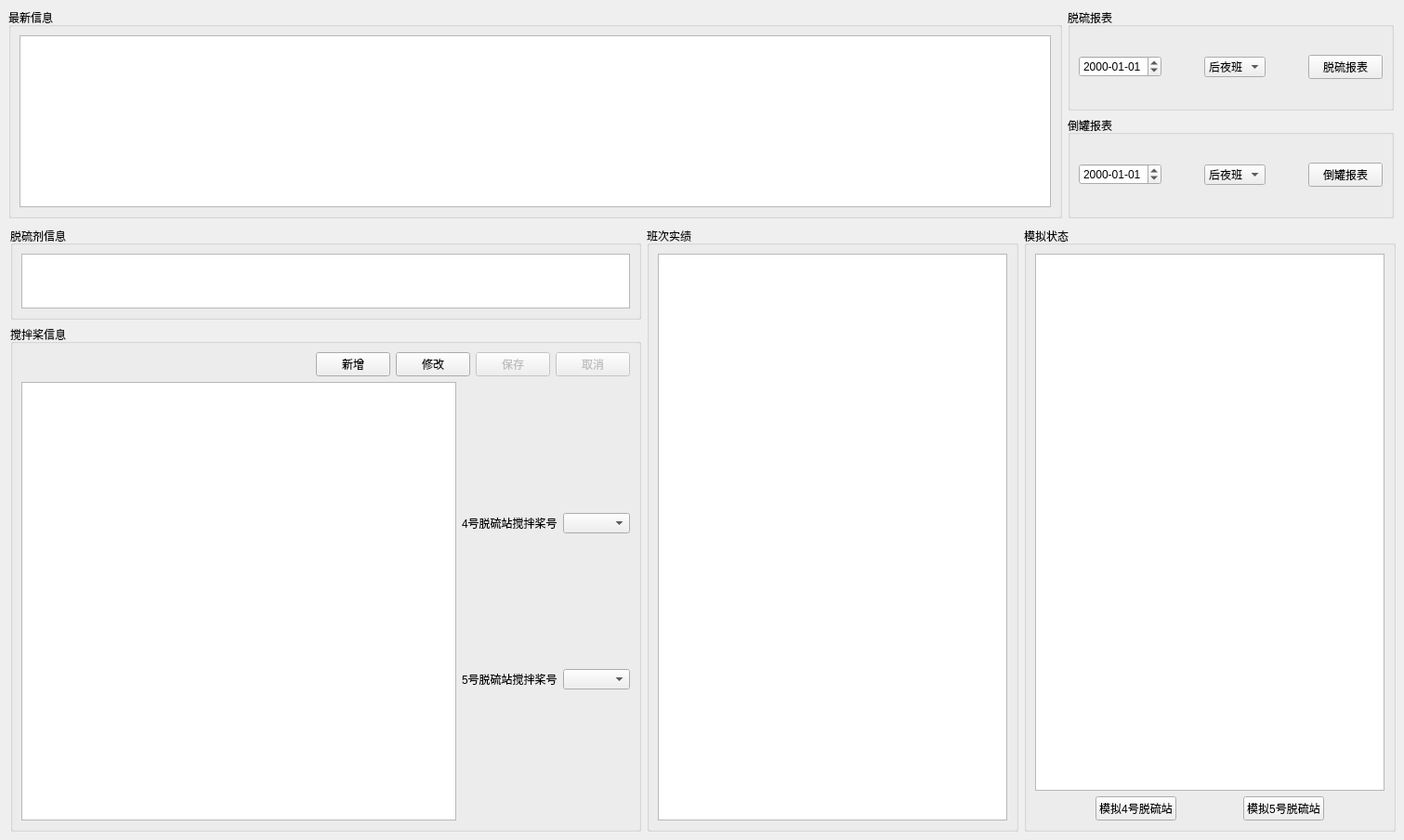
        <widget class="QWidget" name="infoPage">
         <widget class="QWidget" name="layoutWidget">
          <property name="geometry">
           <rect>
            <x>11</x>
            <y>244</y>
            <width>1491</width>
            <height>651</height>
           </rect>
          </property>
          <layout class="QHBoxLayout" name="horizontalLayout_28">
           <item>
            <layout class="QVBoxLayout" name="verticalLayout_27">
             <item>
              <widget class="QGroupBox" name="groupBox_4">
               <property name="maximumSize">
                <size>
                 <width>800</width>
                 <height>100</height>
                </size>
               </property>
               <property name="title">
                <string>脱硫剂信息</string>
               </property>
               <layout class="QVBoxLayout" name="verticalLayout_22">
                <item>
                 <widget class="QTableView" name="materialInfoTableView">
                  <property name="maximumSize">
                   <size>
                    <width>16777215</width>
                    <height>100</height>
                   </size>
                  </property>
                  <property name="editTriggers">
                   <set>QAbstractItemView::NoEditTriggers</set>
                  </property>
                 </widget>
                </item>
               </layout>
              </widget>
             </item>
             <item>
              <widget class="QGroupBox" name="groupBox_3">
               <property name="maximumSize">
                <size>
                 <width>800</width>
                 <height>16777215</height>
                </size>
               </property>
               <property name="title">
                <string>搅拌桨信息</string>
               </property>
               <layout class="QVBoxLayout" name="verticalLayout_25">
                <item>
                 <layout class="QHBoxLayout" name="horizontalLayout_15">
                  <item>
                   <spacer name="horizontalSpacer_29">
                    <property name="orientation">
                     <enum>Qt::Horizontal</enum>
                    </property>
                    <property name="sizeHint" stdset="0">
                     <size>
                      <width>168</width>
                      <height>20</height>
                     </size>
                    </property>
                   </spacer>
                  </item>
                  <item>
                   <widget class="QPushButton" name="deviceInsertBtn">
                    <property name="text">
                     <string>新增</string>
                    </property>
                   </widget>
                  </item>
                  <item>
                   <widget class="QPushButton" name="deviceEditBtn">
                    <property name="text">
                     <string>修改</string>
                    </property>
                   </widget>
                  </item>
                  <item>
                   <widget class="QPushButton" name="deviceSaveBtn">
                    <property name="enabled">
                     <bool>false</bool>
                    </property>
                    <property name="text">
                     <string>保存</string>
                    </property>
                   </widget>
                  </item>
                  <item>
                   <widget class="QPushButton" name="deviceCancelBtn">
                    <property name="enabled">
                     <bool>false</bool>
                    </property>
                    <property name="text">
                     <string>取消</string>
                    </property>
                   </widget>
                  </item>
                 </layout>
                </item>
                <item>
                 <layout class="QHBoxLayout" name="horizontalLayout_27">
                  <item>
                   <widget class="QTableView" name="deviceInfoTableView">
                    <property name="maximumSize">
                     <size>
                      <width>16777215</width>
                      <height>16777215</height>
                     </size>
                    </property>
                    <property name="editTriggers">
                     <set>QAbstractItemView::NoEditTriggers</set>
                    </property>
                   </widget>
                  </item>
                  <item>
                   <layout class="QVBoxLayout" name="verticalLayout_14">
                    <item>
                     <spacer name="verticalSpacer_9">
                      <property name="orientation">
                       <enum>Qt::Vertical</enum>
                      </property>
                      <property name="sizeHint" stdset="0">
                       <size>
                        <width>20</width>
                        <height>40</height>
                       </size>
                      </property>
                     </spacer>
                    </item>
                    <item>
                     <layout class="QHBoxLayout" name="horizontalLayout_25">
                      <item>
                       <widget class="QLabel" name="label_21">
                        <property name="text">
                         <string>4号脱硫站搅拌桨号</string>
                        </property>
                       </widget>
                      </item>
                      <item>
                       <widget class="QComboBox" name="des4stirNoComboBox">
                        <property name="minimumSize">
                         <size>
                          <width>60</width>
                          <height>0</height>
                         </size>
                        </property>
                       </widget>
                      </item>
                     </layout>
                    </item>
                    <item>
                     <spacer name="verticalSpacer_10">
                      <property name="orientation">
                       <enum>Qt::Vertical</enum>
                      </property>
                      <property name="sizeHint" stdset="0">
                       <size>
                        <width>20</width>
                        <height>40</height>
                       </size>
                      </property>
                     </spacer>
                    </item>
                    <item>
                     <layout class="QHBoxLayout" name="horizontalLayout_26">
                      <item>
                       <widget class="QLabel" name="label_29">
                        <property name="text">
                         <string>5号脱硫站搅拌桨号</string>
                        </property>
                       </widget>
                      </item>
                      <item>
                       <widget class="QComboBox" name="des5stirNoComboBox">
                        <property name="minimumSize">
                         <size>
                          <width>60</width>
                          <height>0</height>
                         </size>
                        </property>
                       </widget>
                      </item>
                     </layout>
                    </item>
                    <item>
                     <spacer name="verticalSpacer_11">
                      <property name="orientation">
                       <enum>Qt::Vertical</enum>
                      </property>
                      <property name="sizeHint" stdset="0">
                       <size>
                        <width>20</width>
                        <height>40</height>
                       </size>
                      </property>
                     </spacer>
                    </item>
                   </layout>
                  </item>
                 </layout>
                </item>
               </layout>
              </widget>
             </item>
            </layout>
           </item>
           <item>
            <widget class="QGroupBox" name="groupBox_15">
             <property name="maximumSize">
              <size>
               <width>400</width>
               <height>16777215</height>
              </size>
             </property>
             <property name="title">
              <string>班次实绩</string>
             </property>
             <layout class="QVBoxLayout" name="verticalLayout_26">
              <item>
               <widget class="QTableView" name="crewResultTableView">
                <property name="editTriggers">
                 <set>QAbstractItemView::NoEditTriggers</set>
                </property>
               </widget>
              </item>
             </layout>
            </widget>
           </item>
           <item>
            <widget class="QGroupBox" name="groupBox_17">
             <property name="maximumSize">
              <size>
               <width>400</width>
               <height>16777215</height>
              </size>
             </property>
             <property name="title">
              <string>模拟状态</string>
             </property>
             <layout class="QVBoxLayout" name="verticalLayout_28">
              <item>
               <widget class="QTableView" name="statusSimTableView">
                <property name="editTriggers">
                 <set>QAbstractItemView::NoEditTriggers</set>
                </property>
               </widget>
              </item>
              <item>
               <layout class="QHBoxLayout" name="horizontalLayout_29">
                <item>
                 <spacer name="horizontalSpacer_31">
                  <property name="orientation">
                   <enum>Qt::Horizontal</enum>
                  </property>
                  <property name="sizeHint" stdset="0">
                   <size>
                    <width>40</width>
                    <height>20</height>
                   </size>
                  </property>
                 </spacer>
                </item>
                <item>
                 <widget class="QPushButton" name="simDes4Btn">
                  <property name="text">
                   <string>模拟4号脱硫站</string>
                  </property>
                 </widget>
                </item>
                <item>
                 <spacer name="horizontalSpacer_32">
                  <property name="orientation">
                   <enum>Qt::Horizontal</enum>
                  </property>
                  <property name="sizeHint" stdset="0">
                   <size>
                    <width>40</width>
                    <height>20</height>
                   </size>
                  </property>
                 </spacer>
                </item>
                <item>
                 <widget class="QPushButton" name="simDes5Btn">
                  <property name="text">
                   <string>模拟5号脱硫站</string>
                  </property>
                 </widget>
                </item>
                <item>
                 <spacer name="horizontalSpacer_33">
                  <property name="orientation">
                   <enum>Qt::Horizontal</enum>
                  </property>
                  <property name="sizeHint" stdset="0">
                   <size>
                    <width>40</width>
                    <height>20</height>
                   </size>
                  </property>
                 </spacer>
                </item>
               </layout>
              </item>
             </layout>
            </widget>
           </item>
          </layout>
         </widget>
         <widget class="QWidget" name="layoutWidget">
          <property name="geometry">
           <rect>
            <x>9</x>
            <y>9</y>
            <width>1491</width>
            <height>226</height>
           </rect>
          </property>
          <layout class="QHBoxLayout" name="horizontalLayout_61">
           <item>
            <widget class="QGroupBox" name="groupBox_2">
             <property name="maximumSize">
              <size>
               <width>16777215</width>
               <height>500</height>
              </size>
             </property>
             <property name="title">
              <string>最新信息</string>
             </property>
             <layout class="QVBoxLayout" name="verticalLayout_24">
              <item>
               <widget class="QTableView" name="currentInfoTableView"/>
              </item>
             </layout>
            </widget>
           </item>
           <item>
            <layout class="QVBoxLayout" name="verticalLayout_60">
             <item>
              <widget class="QGroupBox" name="groupBox_18">
               <property name="title">
                <string>脱硫报表</string>
               </property>
               <layout class="QVBoxLayout" name="verticalLayout_59">
                <item>
                 <layout class="QHBoxLayout" name="horizontalLayout_60">
                  <item>
                   <widget class="QDateEdit" name="desReportDateEdit">
                    <property name="displayFormat">
                     <string>yyyy-MM-dd</string>
                    </property>
                   </widget>
                  </item>
                  <item>
                   <spacer name="horizontalSpacer_68">
                    <property name="orientation">
                     <enum>Qt::Horizontal</enum>
                    </property>
                    <property name="sizeType">
                     <enum>QSizePolicy::Fixed</enum>
                    </property>
                    <property name="sizeHint" stdset="0">
                     <size>
                      <width>40</width>
                      <height>20</height>
                     </size>
                    </property>
                   </spacer>
                  </item>
                  <item>
                   <widget class="QComboBox" name="desReportShiftComboBox">
                    <property name="minimumSize">
                     <size>
                      <width>60</width>
                      <height>0</height>
                     </size>
                    </property>
                    <item>
                     <property name="text">
                      <string>后夜班</string>
                     </property>
                    </item>
                    <item>
                     <property name="text">
                      <string>白班</string>
                     </property>
                    </item>
                    <item>
                     <property name="text">
                      <string>前夜班</string>
                     </property>
                    </item>
                   </widget>
                  </item>
                  <item>
                   <spacer name="horizontalSpacer_69">
                    <property name="orientation">
                     <enum>Qt::Horizontal</enum>
                    </property>
                    <property name="sizeType">
                     <enum>QSizePolicy::Fixed</enum>
                    </property>
                    <property name="sizeHint" stdset="0">
                     <size>
                      <width>40</width>
                      <height>20</height>
                     </size>
                    </property>
                   </spacer>
                  </item>
                  <item>
                   <widget class="QPushButton" name="desReportBtn">
                    <property name="text">
                     <string>脱硫报表</string>
                    </property>
                   </widget>
                  </item>
                 </layout>
                </item>
               </layout>
              </widget>
             </item>
             <item>
              <widget class="QGroupBox" name="groupBox_37">
               <property name="title">
                <string>倒罐报表</string>
               </property>
               <layout class="QVBoxLayout" name="verticalLayout_58">
                <item>
                 <layout class="QHBoxLayout" name="horizontalLayout_59">
                  <item>
                   <widget class="QDateEdit" name="pourReportDateEdit">
                    <property name="displayFormat">
                     <string>yyyy-MM-dd</string>
                    </property>
                   </widget>
                  </item>
                  <item>
                   <spacer name="horizontalSpacer_66">
                    <property name="orientation">
                     <enum>Qt::Horizontal</enum>
                    </property>
                    <property name="sizeType">
                     <enum>QSizePolicy::Fixed</enum>
                    </property>
                    <property name="sizeHint" stdset="0">
                     <size>
                      <width>40</width>
                      <height>20</height>
                     </size>
                    </property>
                   </spacer>
                  </item>
                  <item>
                   <widget class="QComboBox" name="pourReportShiftComboBox">
                    <property name="minimumSize">
                     <size>
                      <width>60</width>
                      <height>0</height>
                     </size>
                    </property>
                    <item>
                     <property name="text">
                      <string>后夜班</string>
                     </property>
                    </item>
                    <item>
                     <property name="text">
                      <string>白班</string>
                     </property>
                    </item>
                    <item>
                     <property name="text">
                      <string>前夜班</string>
                     </property>
                    </item>
                   </widget>
                  </item>
                  <item>
                   <spacer name="horizontalSpacer_67">
                    <property name="orientation">
                     <enum>Qt::Horizontal</enum>
                    </property>
                    <property name="sizeType">
                     <enum>QSizePolicy::Fixed</enum>
                    </property>
                    <property name="sizeHint" stdset="0">
                     <size>
                      <width>40</width>
                      <height>20</height>
                     </size>
                    </property>
                   </spacer>
                  </item>
                  <item>
                   <widget class="QPushButton" name="pourReportBtn">
                    <property name="text">
                     <string>倒罐报表</string>
                    </property>
                   </widget>
                  </item>
                 </layout>
                </item>
               </layout>
              </widget>
             </item>
            </layout>
           </item>
          </layout>
         </widget>
        </widget>
